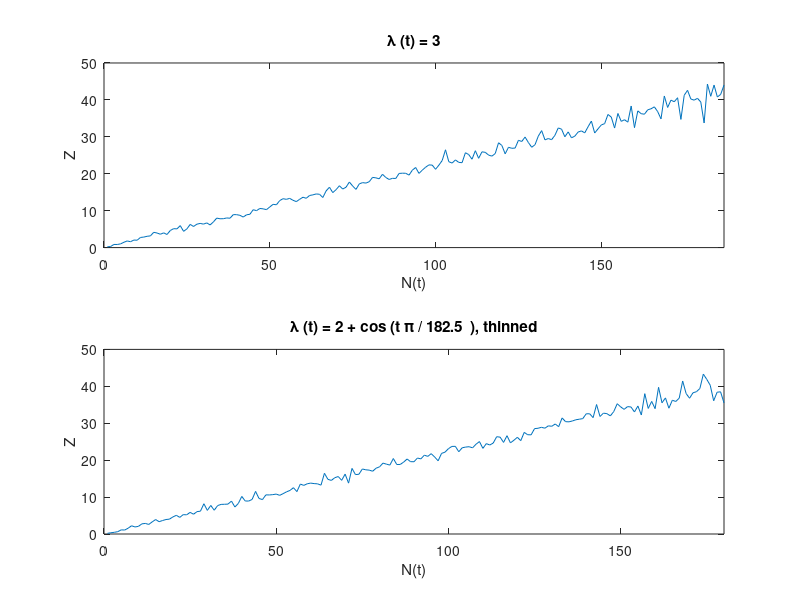

Recreate this plot in MATLAB.
function problem1c
maxDays = 59; %sets Tmax
mu = -2;
sigma = 1;
bMax = 10; %maximum # of realizations
lambda = 2 + cos(pi/182.5*[0:1:maxDays]); %inhomogenous


countingHom = zeros(1,10000); %% since each realization has different lengths, one must account for this
countingInhom = zeros(1,10000);
ZHom_avg = zeros(1,10000); %%for calucalating average ZHom;
ZInhom_avg = zeros(1,10000); %% for calculating average ZInhom;
for b = 1:bMax
    %sample from max rate process
    lambdaMax   = max(lambda);
    NtHom       = poissrnd(lambdaMax*maxDays);
    tHom        = sort(maxDays*rand(NtHom,1)); %simulate arrival times
    
    
    %thinning, with requirement rand() < lambda(T_i)/lambdaMax, 0 < rand() < 1
    tInhom  = [];
    count   = 0;
    for i = 1:NtHom
        accRate = (2 + cos(pi/182.5*tHom(i,1)))/lambdaMax;
        if rand < accRate
            count   = count + 1;
            tInhom  = [tInhom tHom(i,1)]; %%choose (poisson-randomly) which events to keep
        end
    end
    NtInhom = count;
    
    ZHom    = zeros(1,NtHom);
    ZInhom  = zeros(1,NtInhom);
    
    %caluclate Z and Z_avg for homogenous case
    for i = 1:NtHom
        for j = 1:i
            ZHom(i)     = ZHom(i)   + lognrnd(mu,sigma);
        end
        ZHom_avg(i) = ZHom_avg(i) + ZHom(i);
        countingHom(i) = countingHom(i)+1;
    end
    
    %calculate Z and Z_avg for inhomogenous case
    for i = 1:NtInhom
        for j = 1:i
            ZInhom(i)   = ZInhom(i) + lognrnd(mu,sigma);
        end
        ZInhom_avg(i) = ZInhom_avg(i) + ZInhom(i);
        countingInhom(i) = countingInhom(i) + 1;
    end
    
    
    
end
%fixing the matrices, removing all nonzero elements
ZHom_avg      = transpose(nonzeros(ZHom_avg));
ZInhom_avg    = transpose(nonzeros(ZInhom_avg));
countingHom     = transpose(nonzeros(countingHom));
countingInhom   = transpose(nonzeros(countingInhom));

%now that the sums are complete, we average them over # of iterations
ZHom_avg      = ZHom_avg./countingHom;
ZInhom_avg    = ZInhom_avg./countingInhom;

close all;
figure();

%plot Z_avg for homogenous case
subplot(2,1,1);
plot(1:length(ZHom_avg),ZHom_avg);
title('\lambda (t) = 3');
xlabel('N(t)'); ylabel('Z');
xlim([0 length(ZHom_avg)]);

%plot Z_avg for inhomogenous case
subplot(2,1,2);
plot(1:length(ZInhom_avg),ZInhom_avg);
title('\lambda (t) = 2 + cos (t \pi / 182.5  ), thinned')
xlabel('N(t)'); ylabel('Z');
xlim([0 length(ZInhom_avg)]);

end